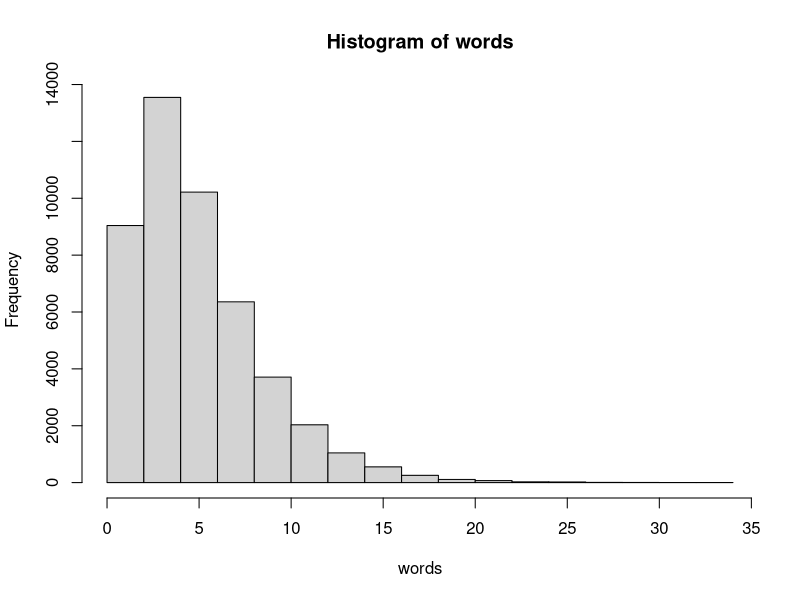
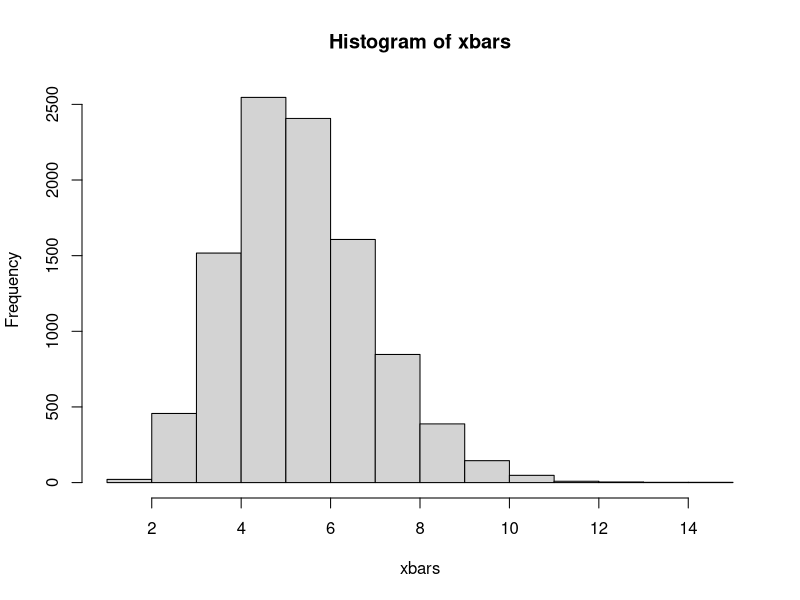
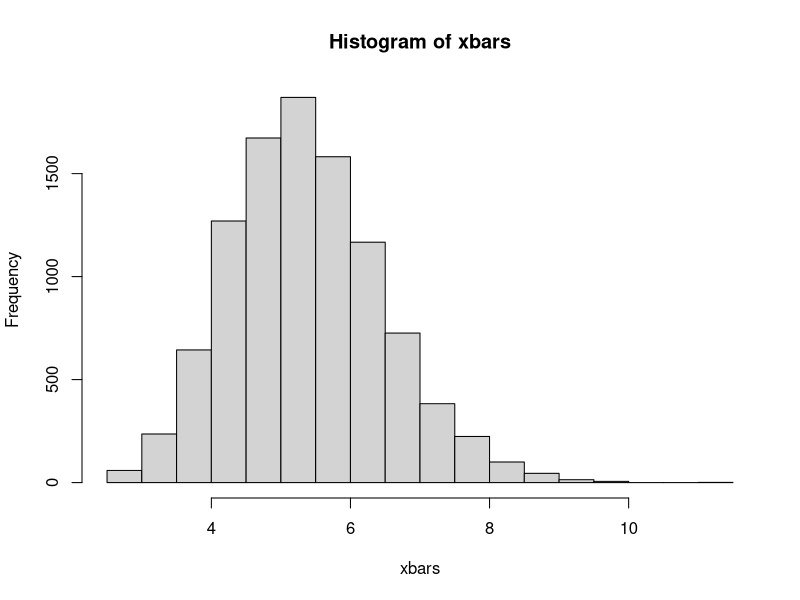
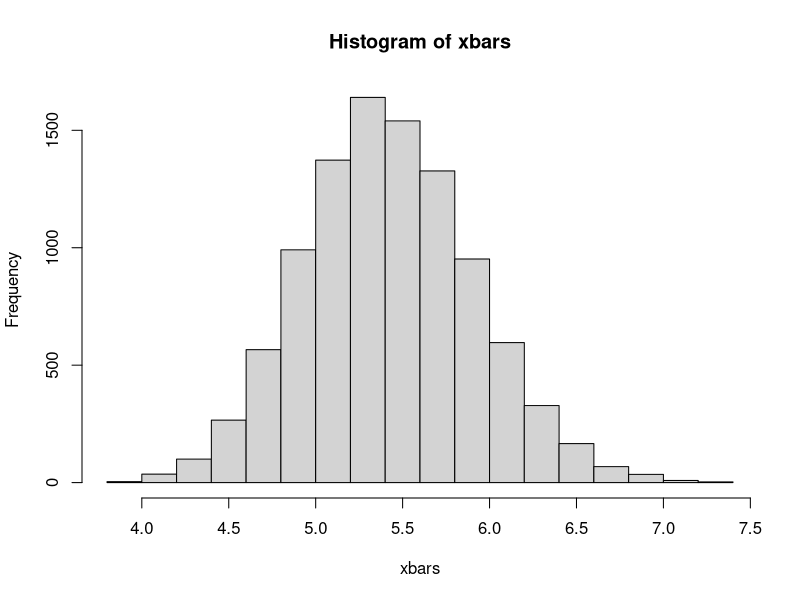
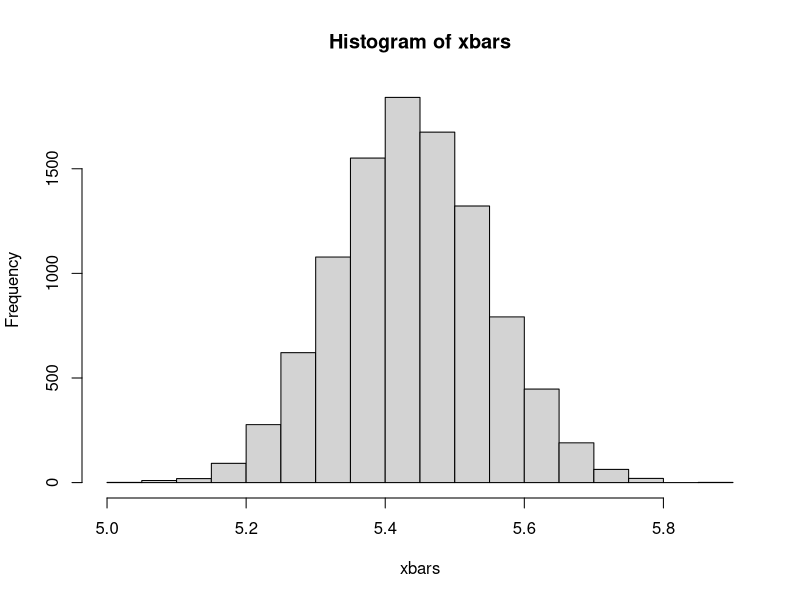

Reproduce these figures in R, in order. (Note: this script raises an error after producing the figures.)
## ---- chunk 1
knitr::opts_chunk$set(echo = TRUE)
## ---- chunk 2
set.seed(123)
words <- ceiling(rgamma(47000, shape = 1.992, scale = 2.480))
mean(words)
sd(words)
hist(words)
## ---- chunk 3
n <- 5
words_sample <- sample(words, n, replace = FALSE)
## ---- chunk 4
words_sample
mean(words_sample)
## ---- chunk 5
# number of observations in each sample
n <- 5

# number of samples to take
samples <- 10000   

# this is where we will put our xbars for each sample
xbars <- rep(0, samples)          
## ---- chunk 6
head(xbars)
tail(xbars)
xbars[100]                   #the 100th element of xbars
## ---- chunk 7
set.seed(456)
for(i in 1:samples){
  words_sample <- sample(words, n, replace = FALSE)
  xbars[i] <- mean(words_sample)
}
## ---- chunk 8
head(xbars)
tail(xbars)
xbars[100]
## ---- chunk 9
hist(xbars)
mean(xbars)
sd(xbars)
## ---- chunk 10
get_var <- function(n) {
  n <- n
  samples <- 10000   
  xbars <- rep(0, samples)    
  
  set.seed(789)
  for(i in 1:samples){
    words_sample <- sample(words, n, replace = FALSE)
    xbars[i] <- mean(words_sample)
  }
  
  hist(xbars)
  m <- mean(xbars)
  s <- sd(xbars)
  return(c(m,s))
}
## ---- chunk 11
get_var(10)
get_var(50)
get_var(1000)
## ---- chunk 12
vars <- map(1:20, get_var) %>% unlist
## ---- chunk 13
n <- 4
X <- rbinom(1, n, 0.2)
phat <- X/n
X
phat
## ---- chunk 14
# number of observations in each sample
n <- 4

# number of samples to take
samples <- 10000 
## ---- chunk 15
set.seed(321)
X <- rbinom(samples, n, 0.2)
head(X)
## ---- chunk 16
phats <- X/n
head(phats)
## ---- chunk 17
hist(phats)
mean(phats)
sd(phats)
## ---- chunk 18
n <- 1000
samples <- 10000
set.seed(654)
X <- rbinom(samples, n, 0.2)
phats <- X/n
hist(phats)
mean(phats)
sd(phats)
## ---- chunk 19
prop.test(602, 1400)
## ---- chunk 20
prop.test(602, 1400, conf.level = 0.99)
## ---- chunk 21
n <- 1400
samples <- 10000
set.seed(93)
support <- rbinom(samples, n, 0.44)
head(support)
## ---- chunk 22
prop.test(support[1], n)
int <- prop.test(support[1], n)
int
int$conf.int
int$conf.int[1]
int$conf.int[2]
x <- 0.44 >= int$conf.int[1] & 0.44 <= int$conf.int[2]
x
## ---- chunk 23
# a vector for our TRUEs and FALSEs (Note TRUE = 1 and FALSE = 0)
is_it_in <- rep(0, samples)

for(i in 1:samples){
   int <- prop.test(support[i], n)
   is_it_in[i] <- 0.44 >= int$conf.int[1] & 0.44 <= int$conf.int[2]
}
## ---- chunk 24
head(is_it_in)

# The number of intervals containing 0.44
sum(is_it_in)

# The proportion of intervals containing 0.44
mean(is_it_in)
## ---- chunk 25
binom.test(3, 62, p = 0.1)
